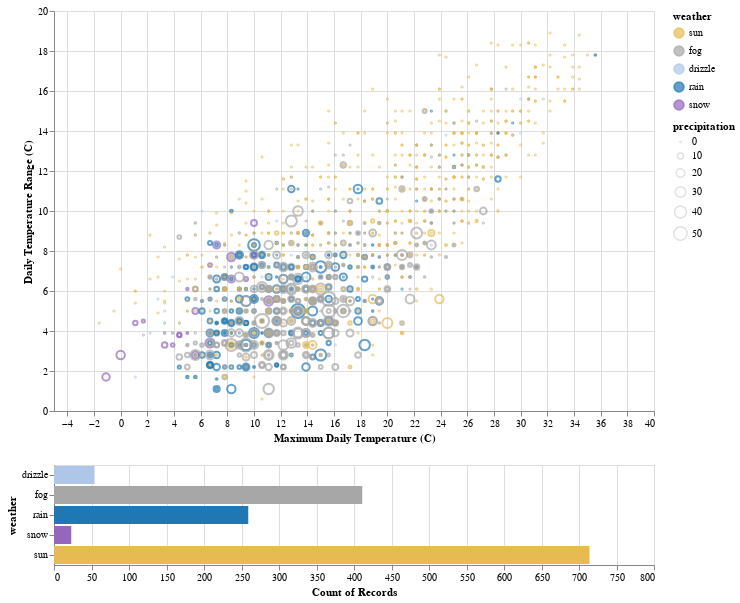

Source (notebook cell):
### Markdown cell above
Case Study: Seattle Weather

### Code cell
import altair as alt
from vega_datasets import data


df = data.seattle_weather()

source = data.seattle_weather()

scale = alt.Scale(domain=['sun', 'fog', 'drizzle', 'rain', 'snow'],
                  range=['#e7ba52', '#a7a7a7', '#aec7e8', '#1f77b4', '#9467bd'])
color = alt.Color('weather:N', scale=scale)

brush = alt.selection(type='interval')

points = alt.Chart().mark_point().encode(
    alt.X('temp_max:Q', title='Maximum Daily Temperature (C)'),
    alt.Y('temp_range:Q', title='Daily Temperature Range (C)'),
    color=alt.condition(brush, 'weather:N', alt.value('lightgray'), scale=scale),
    size=alt.Size('precipitation:Q', scale=alt.Scale(range=[1, 200]))
).transform_calculate(
    "temp_range", "datum.temp_max - datum.temp_min"
).properties(
    width=600,
    height=400
).add_selection(
    brush
)

bars = alt.Chart().mark_bar().encode(
    x='count()',
    y='weather:N',
    color=alt.Color('weather:N', scale=scale),
).transform_calculate(
    "temp_range", "datum.temp_max - datum.temp_min"
).transform_filter(
    brush
).properties(
    width=600
)

alt.vconcat(points, bars, data=df)

### Figure 1 — Vega-Lite specification as saved in the notebook (floating-point values rounded to 4 significant figures; data arrays with more than 128 entries replaced by an {"elided": "..."} marker saying what was removed)
{"config": {"view": {"continuousWidth": 300, "continuousHeight": 300}}, "vconcat": [{"mark": {"type": "point"}, "encoding": {"color": {"condition": {"param": "param_5", "field": "weather", "type": "nominal", "scale": {"domain": ["sun", "fog", "drizzle", "rain", "snow"], "range": ["#e7ba52", "#a7a7a7", "#aec7e8", "#1f77b4", "#9467bd"]}}, "value": "lightgray"}, "size": {"field": "precipitation", "scale": {"range": [1, 200]}, "type": "quantitative"}, "x": {"field": "temp_max", "title": "Maximum Daily Temperature (C)", "type": "quantitative"}, "y": {"field": "temp_range", "title": "Daily Temperature Range (C)", "type": "quantitative"}}, "height": 400, "name": "view_4", "transform": [{"calculate": "datum.temp_max - datum.temp_min", "as": "temp_range"}], "width": 600}, {"mark": {"type": "bar"}, "encoding": {"color": {"field": "weather", "scale": {"domain": ["sun", "fog", "drizzle", "rain", "snow"], "range": ["#e7ba52", "#a7a7a7", "#aec7e8", "#1f77b4", "#9467bd"]}, "type": "nominal"}, "x": {"aggregate": "count", "type": "quantitative"}, "y": {"field": "weather", "type": "nominal"}}, "transform": [{"calculate": "datum.temp_max - datum.temp_min", "as": "temp_range"}, {"filter": {"param": "param_5"}}], "width": 600}], "data": {"name": "data-6881b3c76720a51ecae2e2fb5659aff4"}, "params": [{"name": "param_5", "select": {"type": "interval"}, "views": ["view_4"]}], "$schema": "https://vega.github.io/schema/vega-lite/v5.17.0.json", "datasets": {"data-6881b3c76720a51ecae2e2fb5659aff4": {"elided": "1461 records"}}}
